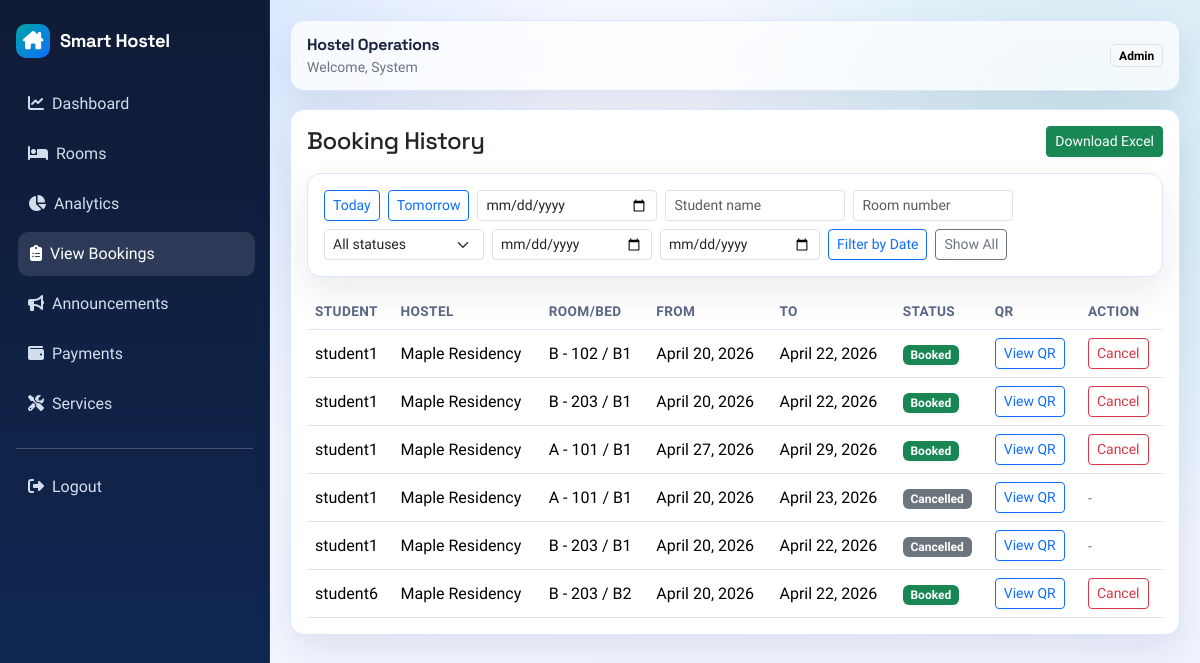
Page /bookings/history (signed in) on the earlier database version.
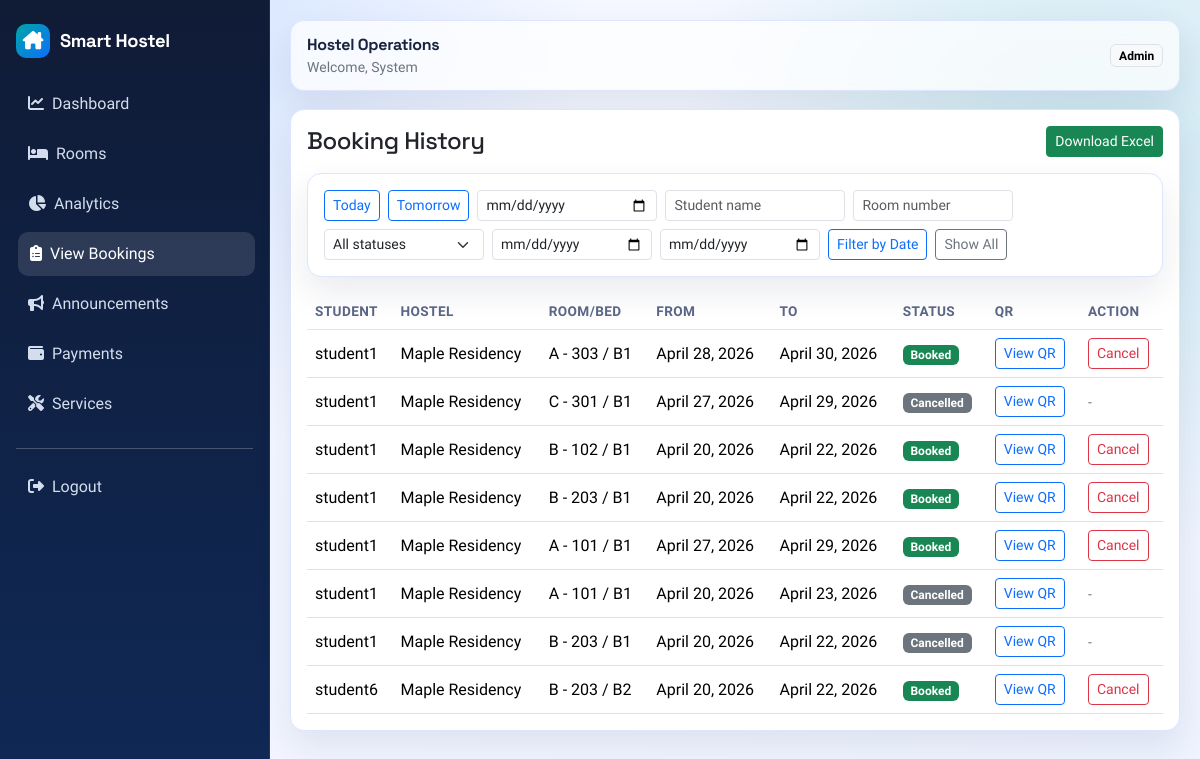
Same page on the later database version.
### bookings/models.py (models this page shows, shortened)
class Booking(models.Model):
	STATUS_BOOKED = "booked"
	STATUS_CANCELLED = "cancelled"
	STATUS_COMPLETED = "completed"
	STATUS_CHOICES = [
		(STATUS_BOOKED, "Booked"),
		(STATUS_CANCELLED, "Cancelled"),
		(STATUS_COMPLETED, "Completed"),
	]
	user = models.ForeignKey(settings.AUTH_USER_MODEL, on_delete=models.CASCADE, related_name="bookings")
	room = models.ForeignKey("hostel.Room", on_delete=models.PROTECT, related_name="bookings")
	bed = models.ForeignKey("hostel.Bed", on_delete=models.PROTECT, related_name="bookings")
	start_date = models.DateField()
	end_date = models.DateField()
	expires_at = models.DateTimeField(blank=True, null=True)
	status = models.CharField(max_length=20, choices=STATUS_CHOICES, default=STATUS_BOOKED)
	qr_code = models.ImageField(upload_to="bookings/qr_codes/", blank=True, null=True)
	check_in_at = models.DateTimeField(blank=True, null=True)
	created_at = models.DateTimeField(auto_now_add=True)
	class Meta:
		ordering = ["-created_at"]

### accounts/models.py (models this page shows, shortened)
class User(AbstractUser):
	ROLE_ADMIN = "admin"
	ROLE_STUDENT = "student"
	ROLE_CHOICES = [
		(ROLE_ADMIN, "Admin"),
		(ROLE_STUDENT, "Student"),
	]
	role = models.CharField(max_length=20, choices=ROLE_CHOICES, default=ROLE_STUDENT)

### hostel/models.py (models this page shows, shortened)
class Room(models.Model):
	TYPE_SINGLE = "single"
	TYPE_DOUBLE = "double"
	TYPE_TRIPLE = "triple"
	TYPE_DORM = "dorm"
	ROOM_TYPE_CHOICES = [
		(TYPE_SINGLE, "Single"),
		(TYPE_DOUBLE, "Double"),
		(TYPE_TRIPLE, "Triple"),
		(TYPE_DORM, "Dorm"),
	]
	hostel = models.ForeignKey(Hostel, on_delete=models.CASCADE, related_name="rooms")
	room_number = models.CharField(max_length=30)
	room_type = models.CharField(max_length=20, choices=ROOM_TYPE_CHOICES)
	capacity = models.PositiveIntegerField()
	available_beds = models.IntegerField(default=0)
	class Meta:
		ordering = ["room_number"]
		unique_together = ("hostel", "room_number")

class Hostel(models.Model):
	name = models.CharField(max_length=120)
	location = models.CharField(max_length=255)
	created_at = models.DateTimeField(auto_now_add=True)
	class Meta:
		ordering = ["name"]

class Bed(models.Model):
	room = models.ForeignKey(Room, on_delete=models.CASCADE, related_name="beds")
	bed_number = models.CharField(max_length=30)
	is_available = models.BooleanField(default=True)
	class Meta:
		ordering = ["bed_number"]
		unique_together = ("room", "bed_number")

### bookings/views.py (the view)
# urls.py: path("bookings/history", booking_history_view, name="history"),
@login_required
def booking_history_view(request):
	if request.user.role != User.ROLE_ADMIN:
		return HttpResponseForbidden("Access denied")
	bookings = Booking.objects.select_related("user", "room", "bed", "room__hostel")
	is_admin = True
	filter_type = request.GET.get("filter") or ""
	selected_date = request.GET.get("date") or ""
	room_query = request.GET.get("room") or ""
	student_query = request.GET.get("student") or ""
	status_query = request.GET.get("status") or ""
	start_date = parse_date(request.GET.get("start_date") or "")
	end_date = parse_date(request.GET.get("end_date") or "")
	if filter_type == "today":
		bookings = bookings.filter(start_date=date.today())
	elif filter_type == "tomorrow":
		bookings = bookings.filter(start_date=date.today() + timedelta(days=1))
	elif filter_type == "custom" and selected_date:
		bookings = bookings.filter(start_date=selected_date)
	if room_query:
		bookings = bookings.filter(room__room_number__icontains=room_query)
	if student_query:
		bookings = bookings.filter(user__username__icontains=student_query)
	if status_query:
		bookings = bookings.filter(status=status_query)
	if start_date:
		bookings = bookings.filter(created_at__date__gte=start_date)
	if end_date:
		bookings = bookings.filter(created_at__date__lte=end_date)
	paginator = Paginator(bookings.order_by("-created_at"), 10)
	page_number = request.GET.get("page")
	bookings_page = paginator.get_page(page_number)
	context = {
		"bookings": bookings_page,
		"active_filter": filter_type,
		"selected_date": selected_date,
		"room_query": room_query,
		"student_query": student_query,
		"status_query": status_query,
		"start_date": start_date.isoformat() if start_date else "",
		"end_date": end_date.isoformat() if end_date else "",
		"is_admin": is_admin,
	}
	return render(request, "bookings/history.html", context)

### core/context_processors.py (called while the page is built)
def _is_admin_user(user):
    role = (getattr(user, "role", "") or "").strip().lower()
    return bool(user and user.is_authenticated and (user.is_superuser or role == "admin"))

def notification_context(request):
    if not request.user.is_authenticated:
        return {"recent_notifications": [], "unread_notification_count": 0, "is_admin_user": False}
    notifications = Notification.objects.filter(recipient=request.user).only("title", "message", "created_at", "is_read")[:5]
    unread_count = Notification.objects.filter(recipient=request.user, is_read=False).count()
    return {
        "recent_notifications": notifications,
        "unread_notification_count": unread_count,
        "is_admin_user": _is_admin_user(request.user),
    }

### templates/bookings/history.html (shortened to what the changed rows need)
{% extends "base.html" %}
{% block content %}
<div class="card card-soft">
    <div class="card-body">
        <div class="table-responsive">
            <table class="table align-middle mb-0 mobile-table">
                <thead>
                <tr>
                    <th>Student</th>
                    <th>Hostel</th>
                    <th>Room/Bed</th>
                    <th>From</th>
                    <th>To</th>
                    <th>Status</th>
                    <th>QR</th>
                    <th>Action</th>
                </tr>
                </thead>
                <tbody>
                {% for booking in bookings %}
                <tr>
                    <td>{{ booking.user.username }}</td>
                    <td>{{ booking.room.hostel.name }}</td>
                    <td>{{ booking.room.room_number }} / {{ booking.bed.bed_number }}</td>
                    <td>{{ booking.start_date }}</td>
                    <td>{{ booking.end_date }}</td>
                    <td>
                        {% if booking.status == "booked" %}
                        <span class="badge text-bg-success">Booked</span>
                        {% elif booking.status == "cancelled" %}
                        <span class="badge text-bg-secondary">Cancelled</span>
                        {% else %}
                        <span class="badge text-bg-primary">Completed</span>
                        {% endif %}
                    </td>
                    <td>
                        <a href="{% url 'bookings:qr' booking.id %}" class="btn btn-sm btn-outline-primary">View QR</a>
                    </td>
                    <td>
                        {% if booking.status == "booked" %}
                        <a href="{% url 'bookings:cancel' booking.id %}" class="btn btn-sm btn-outline-danger">Cancel</a>
                        {% else %}
                        <span class="text-secondary small">-</span>
                        {% endif %}
                    </td>
                </tr>
                {% empty %}
                <tr><td colspan="8" class="text-center text-secondary py-4">No bookings found.</td></tr>
                {% endfor %}
                </tbody>
            </table>
        </div>
    </div>
</div>
{% endblock %}

Differences in the rows shown:
added Booking: user.username "student1", room.hostel.name "Maple Residency", room.room_number "A - 303", bed.bed_number "B1", start_date "April 28, 2026", end_date "April 30, 2026", status "Booked"
added Booking: user.username "student1", room.hostel.name "Maple Residency", room.room_number "C - 301", bed.bed_number "B1", start_date "April 27, 2026", end_date "April 29, 2026", status "Cancelled"
